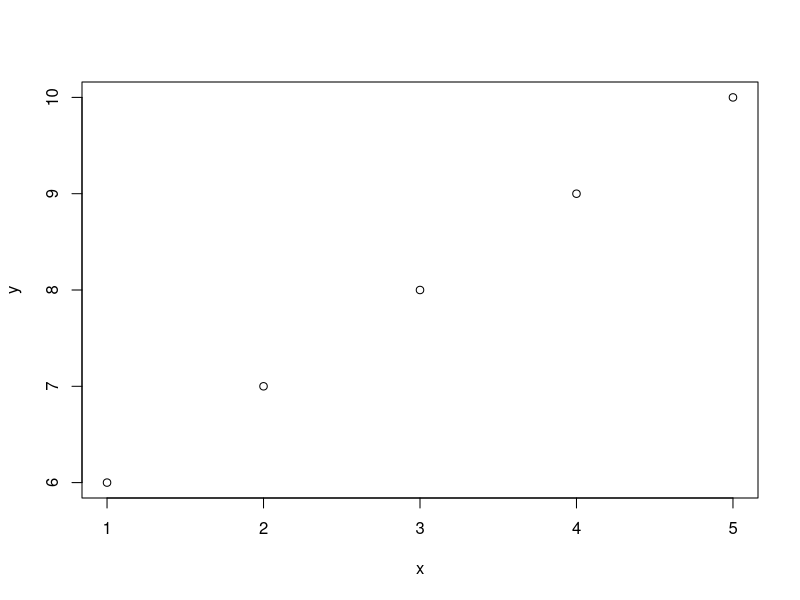

The R script that drew this image:
#Youtube videos with MarinStatsLectures

# The code below is Creating two vectors and using the plot function
x <- 1:5
y <- 6:10
plot(x, y)

#ls()
#rm(x)

# The code below is for basic math functions
z <- x+y
a <- x^2            #Squared
b <- sqrt(y)        #Square root
c <- x^2 + y^2      
d <- x^(1/2)        #Take y and raise it to the power of a half
e <- log(y)         #logorithm
f <- log2(y)        # log base 2
g <- exp(y)         #Exponental
h <- abs(-14)       #Absolute value

# The code below is for Vectors and Matrices

# The code below is Vector using c or concatenate
x1 <- c(1,3, 5, 7, 9)
gender <- c("female", "male")
x2 <- 2:7
print(x2)

# The code below is a 'Sequence' of data 
x3 <- seq(from=1, to=7, by=1)         #from one to seven in increments of one
print(x3)
x4 <- seq(from=1, to=7, by=1/3)       #from one to seven in increments of one third
print(x4)
x5 <- seq(from=1, to=7, by=0.25)      #from one to seven in increments of zero point two five
print(x5)

# The code below is creating a 'Vector' of 'Repeated' numbers
x6 <- rep(1, times=10)                          # Repeat the number one, ten times
print(x6)
x7 <- rep("Bob", times=5)                       # Repeat the word Bob, five times
print(x7)
x8 <- rep(1:3, times=5)                         # Repeat the sequence of numbers from 1-3, five times
print(x8)
x9 <- rep(seq(from=2, to=7, by=1.2), times=3)   # Repeat the sequence of numbers from 2-7 in increments of 1.2, three times
print(x9)
x10 <- rep(c("female", "male"), times=3)
print(x10)

# The code below is adding, subtracting, multiplying and dividing numbers from entire Vectors
x11 <- 1:5
y11 <- c(1, 3, 5, 7, 9)

x11 + 10
x11 - 10
x11 * 10
x11 / 10

# If two vectors are of the same length we can add, subtract, multiply and divid corresponding elements
x11 + y11
x11 - y11
x11 * y11
x11 / y11

#Extracting elements from a Vector

# Retrieves the third element
y11[3]
#Retrieves all but third element
y11[-3]
#Retrieves elements from position 1 to 3
y11[1:3]
#Retrieves elements in position 1 and 5
y11[c(1,5)]
#Retrieves elements except position 1 and 5
y11[-c(1,5)]
#Retrieves elements only where y is less than 6
y11[y11 < 6]

#Matrices
my_matrix <- matrix(c(1,2,3,4,5,6,7,8,9), nrow=3, byrow=TRUE) #byrow true sets elements by row and false by column
print(my_matrix)
my_matrix[1, 2]        # Row 1, Column 2
my_matrix[c(1,3), 2]   # Row 1 and 3, Column 2
my_matrix[2,]          # Row 2, all Columns
my_matrix[,1]          # All rows, Column 1
my_matrix * 10

# NEXT IS LECTURE 5
